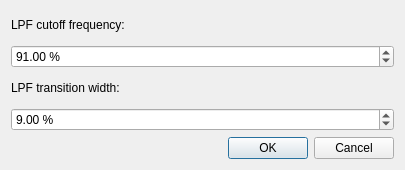
<?xml version="1.0" encoding="UTF-8"?>
<ui version="4.0">
 <class>lpfParametersDlg</class>
 <widget class="QDialog" name="lpfParametersDlg">
  <property name="geometry">
   <rect>
    <x>0</x>
    <y>0</y>
    <width>405</width>
    <height>170</height>
   </rect>
  </property>
  <property name="windowTitle">
   <string>Dialog</string>
  </property>
  <layout class="QGridLayout" name="gridLayout">
   <item row="0" column="0">
    <widget class="QLabel" name="cutoffLabel">
     <property name="text">
      <string>LPF cutoff frequency:</string>
     </property>
    </widget>
   </item>
   <item row="1" column="0">
    <widget class="QDoubleSpinBox" name="cutoffSpinBox">
     <property name="suffix">
      <string> %</string>
     </property>
     <property name="minimum">
      <double>0.100000000000000</double>
     </property>
     <property name="value">
      <double>91.000000000000000</double>
     </property>
    </widget>
   </item>
   <item row="2" column="0">
    <widget class="QLabel" name="transitionLabel">
     <property name="text">
      <string>LPF transition width:</string>
     </property>
    </widget>
   </item>
   <item row="3" column="0">
    <widget class="QDoubleSpinBox" name="transitionSpinBox">
     <property name="suffix">
      <string> %</string>
     </property>
     <property name="minimum">
      <double>0.100000000000000</double>
     </property>
     <property name="maximum">
      <double>400.000000000000000</double>
     </property>
     <property name="value">
      <double>9.000000000000000</double>
     </property>
    </widget>
   </item>
   <item row="4" column="0">
    <widget class="QDialogButtonBox" name="buttonBox">
     <property name="orientation">
      <enum>Qt::Horizontal</enum>
     </property>
     <property name="standardButtons">
      <set>QDialogButtonBox::Cancel|QDialogButtonBox::Ok</set>
     </property>
    </widget>
   </item>
  </layout>
 </widget>
 <resources/>
 <connections>
  <connection>
   <sender>buttonBox</sender>
   <signal>accepted()</signal>
   <receiver>lpfParametersDlg</receiver>
   <slot>accept()</slot>
   <hints>
    <hint type="sourcelabel">
     <x>248</x>
     <y>254</y>
    </hint>
    <hint type="destinationlabel">
     <x>157</x>
     <y>274</y>
    </hint>
   </hints>
  </connection>
  <connection>
   <sender>buttonBox</sender>
   <signal>rejected()</signal>
   <receiver>lpfParametersDlg</receiver>
   <slot>reject()</slot>
   <hints>
    <hint type="sourcelabel">
     <x>316</x>
     <y>260</y>
    </hint>
    <hint type="destinationlabel">
     <x>286</x>
     <y>274</y>
    </hint>
   </hints>
  </connection>
 </connections>
</ui>
